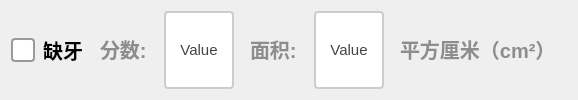
               <widget class="QWidget" name="widget_queya" native="true">
                <layout class="QGridLayout" name="gridLayout">
                 <item row="0" column="0">
                  <layout class="QHBoxLayout" name="horizontalLayout" stretch="2,1,2,0,2,0">
                   <item>
                    <widget class="QCheckBox" name="ckb_queya">
                     <property name="sizePolicy">
                      <sizepolicy hsizetype="Minimum" vsizetype="Minimum">
                       <horstretch>0</horstretch>
                       <verstretch>0</verstretch>
                      </sizepolicy>
                     </property>
                     <property name="styleSheet">
                      <string notr="true">QCheckBox {
    spacing: 8px;
    font-size: 20px;
    color: #333;
    font-weight: bold;        
    color:  rgb(0, 0, 0);       
}

/* 未选中状态 */
QCheckBox::indicator {
    width: 20px;
    height: 20px;
    border-radius: 4px; /* 方形，圆角可适当调整 */
    border: 2px solid #999;
    background: #ffffff;
}

/* 悬停效果 */
QCheckBox::indicator:hover {
    border: 2px solid #666;
}

/* 选中状态 */
QCheckBox::indicator:checked {
    border: 2px solid #2196F3;
    background-color: qradialgradient(
        cx:0.5, cy:0.5,
        radius:0.4,
        fx:0.5, fy:0.5,
        stop:0 #2196F3,
        stop:1 transparent
    );
}

/* 禁用状态 */
QCheckBox::indicator:disabled {
    border: 2px solid #ccc;
    background: #eee;
}

/* 选中时的文字颜色 */
QCheckBox:checked {
    color: #2196F3;
    font-weight: 500;
}

/* 点击动画效果 */
QCheckBox::indicator:pressed {
    border: 2px solid #1565C0;
    background-color: qradialgradient(
        cx:0.5, cy:0.5,
        radius:0.5,
        fx:0.5, fy:0.5,
        stop:0 #BBDEFB,
        stop:1 transparent
    );
}</string>
                     </property>
                     <property name="text">
                      <string>缺牙</string>
                     </property>
                    </widget>
                   </item>
                   <item>
                    <widget class="QLabel" name="label">
                     <property name="styleSheet">
                      <string notr="true">QLabel {
       font-size: 20px;        
       font-weight: bold;        
       color:  rgb(141, 141, 141);       
       padding: 5px 5px;     
       border-bottom: 2px solid #cccccc; 
    }</string>
                     </property>
                     <property name="text">
                      <string>分数:</string>
                     </property>
                    </widget>
                   </item>
                   <item>
                    <widget class="QPushButton" name="btn_queyascore">
                     <property name="sizePolicy">
                      <sizepolicy hsizetype="Minimum" vsizetype="Minimum">
                       <horstretch>0</horstretch>
                       <verstretch>0</verstretch>
                      </sizepolicy>
                     </property>
                     <property name="maximumSize">
                      <size>
                       <width>100</width>
                       <height>100</height>
                      </size>
                     </property>
                     <property name="styleSheet">
                      <string notr="true">QPushButton {
    padding: 6px 14px;
    border: 2px solid #CCC;
    border-radius: 4px;
    background-color: white;
    color: #444;
    font-size: 15px; 
}

QPushButton:hover {
    border-color: #999;
    background-color: #F5F5F5;
}

QPushButton:pressed {
    border-color: #777;
    background-color: #EEE;
}</string>
                     </property>
                     <property name="text">
                      <string>Value</string>
                     </property>
                    </widget>
                   </item>
                   <item>
                    <widget class="QLabel" name="label_2">
                     <property name="styleSheet">
                      <string notr="true">QLabel {
       font-size: 20px;        
       font-weight: bold;        
       color:  rgb(141, 141, 141);       
       padding: 5px 5px;     
       border-bottom: 2px solid #cccccc; 
    }</string>
                     </property>
                     <property name="text">
                      <string>面积:</string>
                     </property>
                    </widget>
                   </item>
                   <item>
                    <widget class="QPushButton" name="btn_queyaarea">
                     <property name="sizePolicy">
                      <sizepolicy hsizetype="Minimum" vsizetype="Minimum">
                       <horstretch>0</horstretch>
                       <verstretch>0</verstretch>
                      </sizepolicy>
                     </property>
                     <property name="maximumSize">
                      <size>
                       <width>100</width>
                       <height>100</height>
                      </size>
                     </property>
                     <property name="styleSheet">
                      <string notr="true">QPushButton {
    padding: 6px 14px;
    border: 2px solid #CCC;
    border-radius: 4px;
    background-color: white;
    color: #444;
    font-size: 15px; 
}

QPushButton:hover {
    border-color: #999;
    background-color: #F5F5F5;
}

QPushButton:pressed {
    border-color: #777;
    background-color: #EEE;
}</string>
                     </property>
                     <property name="text">
                      <string>Value</string>
                     </property>
                    </widget>
                   </item>
                   <item>
                    <widget class="QLabel" name="label_7">
                     <property name="styleSheet">
                      <string notr="true">QLabel {
       font-size: 20px;        
       font-weight: bold;        
       color:  rgb(141, 141, 141);       
       padding: 5px 5px;     
       border-bottom: 2px solid #cccccc; 
    }</string>
                     </property>
                     <property name="text">
                      <string>平方厘米（cm²）</string>
                     </property>
                    </widget>
                   </item>
                  </layout>
                 </item>
                </layout>
               </widget>
